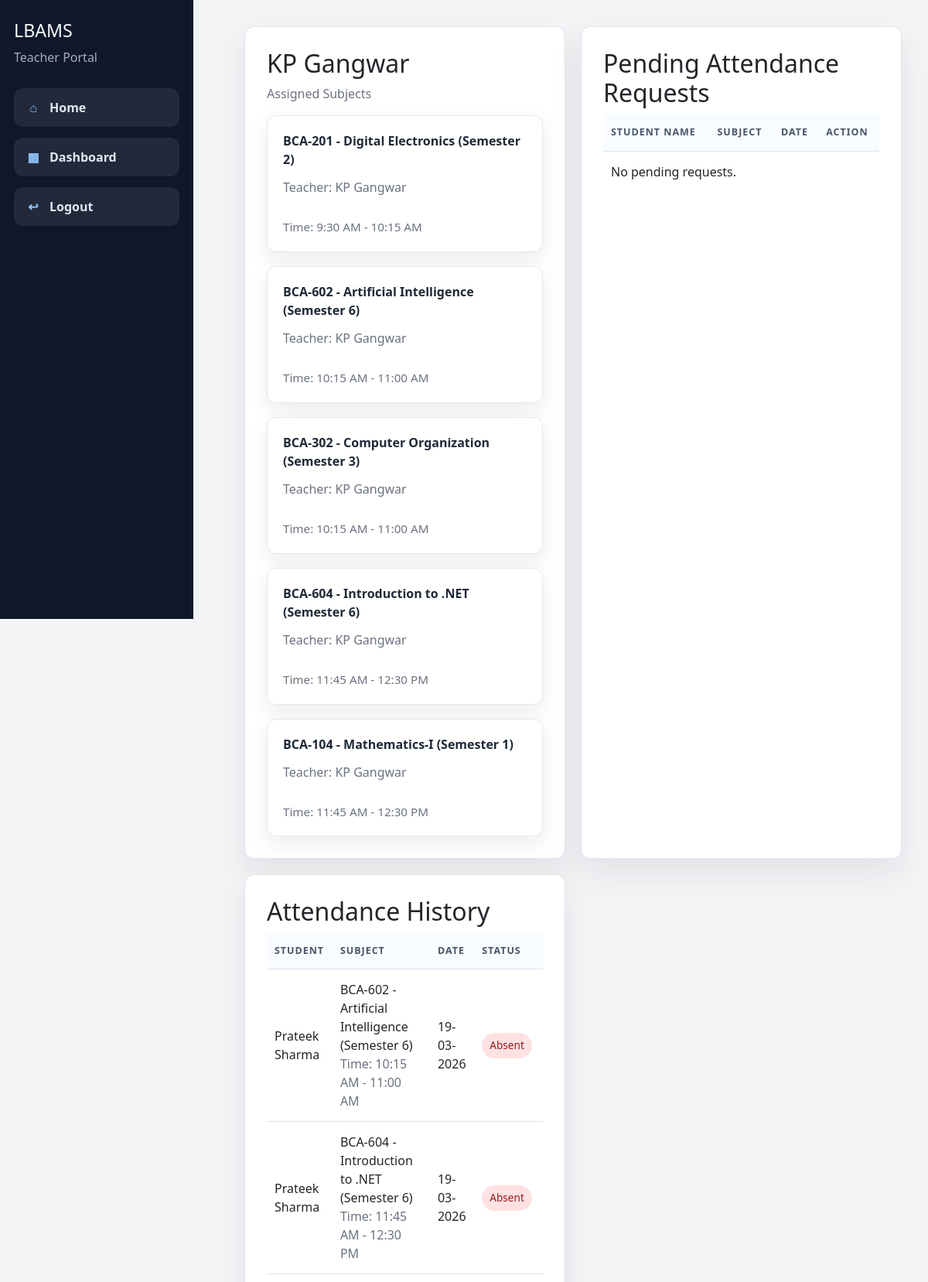
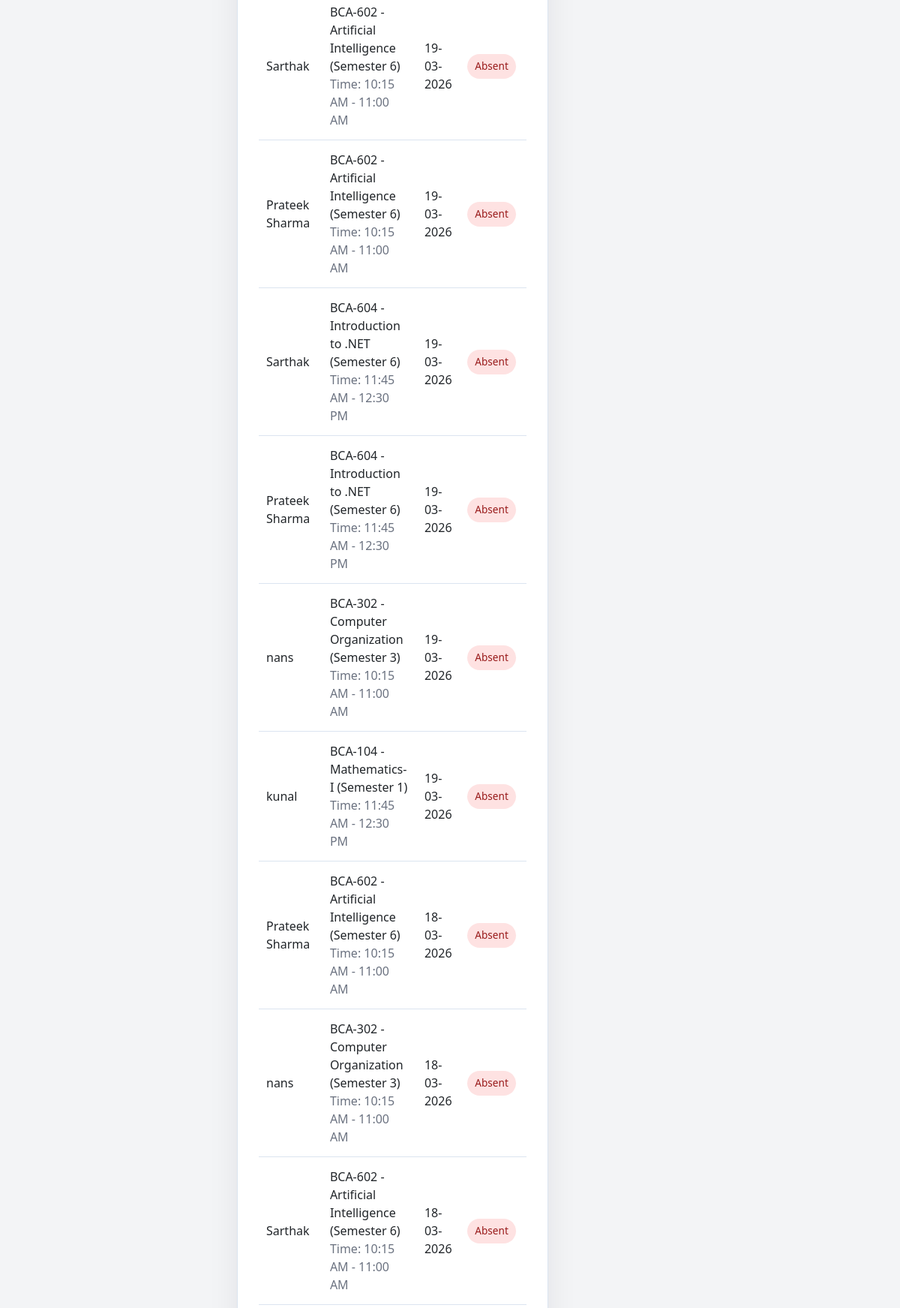
Screenshot of /teacher/dashboard (signed in, upper part) with the database file from the repository (2 pictures, top to bottom).
### models.py (models this page shows, shortened)
class User(UserMixin, db.Model):
    __tablename__ = "users"
    id = db.Column(db.Integer, primary_key=True)
    username = db.Column(db.String(80), unique=True, nullable=False)
    password_hash = db.Column(db.String(255), nullable=False)
    role = db.Column(db.String(20), nullable=False)
    student = db.relationship("Student", back_populates="user", uselist=False)
    teacher = db.relationship("Teacher", back_populates="user", uselist=False)
    admin = db.relationship("Admin", back_populates="user", uselist=False)

class Teacher(db.Model):
    __tablename__ = "teachers"
    id = db.Column(db.Integer, primary_key=True)
    user_id = db.Column(db.Integer, db.ForeignKey("users.id"), unique=True, nullable=False)
    full_name = db.Column(db.String(120), nullable=False)
    employee_code = db.Column(db.String(30), unique=True, nullable=False)
    is_active = db.Column(db.Boolean, default=True, nullable=False)
    user = db.relationship("User", back_populates="teacher")
    subject_assignments = db.relationship(
        "Subject",
        secondary=teacher_subjects,
        back_populates="teachers",
    )

class Subject(db.Model):
    __tablename__ = "subjects"
    id = db.Column(db.Integer, primary_key=True)
    name = db.Column(db.String(120), unique=True, nullable=False)
    code = db.Column(db.String(20), unique=True, nullable=False)
    semester = db.Column(db.Integer, nullable=False)
    subject_type = db.Column("type", db.String(20), nullable=False, default="theory")
    teacher_id = db.Column(db.Integer, db.ForeignKey("teachers.id"), nullable=True)
    start_time = db.Column(db.Time, nullable=True)
    end_time = db.Column(db.Time, nullable=True)
    teachers = db.relationship(
        "Teacher",
        secondary=teacher_subjects,
        back_populates="subject_assignments",
    )
    lectures = db.relationship("Lecture", back_populates="subject", cascade="all, delete-orphan")
    attendances = db.relationship("Attendance", back_populates="subject")
    attendance_summaries = db.relationship("AttendanceSummary", back_populates="subject")
    @property
    def lecture_time_label(self):
        if self.subject_type == "lab":
            return "Lab subject"
        if self.subject_type == "project":
            return "Project"
        if not self.start_time or not self.end_time:
            return "Time not set"
        start = self.start_time.strftime("%I:%M %p").lstrip("0")
        end = self.end_time.strftime("%I:%M %p").lstrip("0")
        return f"{start} - {end}"
    @property
    def display_label(self):
        return f"{self.code} - {self.name} (Semester {self.semester})"

class Attendance(db.Model):
    __tablename__ = "attendance"
    __table_args__ = (
        UniqueConstraint("student_id", "lecture_id", "attendance_date", name="uq_attendance_once"),
    )
    id = db.Column(db.Integer, primary_key=True)
    student_id = db.Column(db.Integer, db.ForeignKey("students.id"), nullable=False)
    subject_id = db.Column(db.Integer, db.ForeignKey("subjects.id"), nullable=False)
    lecture_id = db.Column(db.Integer, db.ForeignKey("lectures.id"), nullable=False)
    attendance_date = db.Column(db.Date, default=date.today, nullable=False)
    status = db.Column(db.String(20), default="pending", nullable=False) # status can be pending, present, absent
    latitude = db.Column(db.Float, nullable=False)
    longitude = db.Column(db.Float, nullable=False)
    distance_meters = db.Column(db.Float, nullable=False)
    created_at = db.Column(db.DateTime, default=datetime.utcnow, nullable=False)
    student = db.relationship("Student", back_populates="attendances")
    subject = db.relationship("Subject", back_populates="attendances")
    lecture = db.relationship("Lecture", back_populates="attendances")

class Student(db.Model):
    __tablename__ = "students"
    id = db.Column(db.Integer, primary_key=True)
    user_id = db.Column(db.Integer, db.ForeignKey("users.id"), unique=True, nullable=False)
    student_code = db.Column(db.String(30), unique=True, nullable=False)
    roll_number = db.Column(db.String(30), unique=True, nullable=False)
    full_name = db.Column(db.String(120), nullable=False)
    email = db.Column(db.String(120), unique=True, nullable=False)
    semester = db.Column(db.Integer, nullable=False)
    is_approved = db.Column(db.Boolean, default=False, nullable=False)
    is_rejected = db.Column(db.Boolean, default=False, nullable=False)
    created_at = db.Column(db.DateTime, default=datetime.utcnow, nullable=False)
    user = db.relationship("User", back_populates="student")
    attendances = db.relationship("Attendance", back_populates="student", passive_deletes=True)
    attendance_summaries = db.relationship(
        "AttendanceSummary",
        back_populates="student",
        passive_deletes=True,
    )

### routes/teacher_routes.py (the view)
@teacher_bp.route("/dashboard")
@login_required
def dashboard():
    if not teacher_required():
        return redirect(url_for("auth.login"))
    reconcile_lecture_attendance()
    teacher = Teacher.query.filter_by(user_id=current_user.id).first_or_404()
    subjects = (
        Subject.query.join(teacher_subjects, Subject.id == teacher_subjects.c.subject_id)
        .filter(teacher_subjects.c.teacher_id == teacher.id)
        .order_by(
            case((Subject.start_time.is_(None), 1), else_=0),
            Subject.start_time.asc(),
            Subject.name.asc(),
        )
        .all()
    )
    pending_requests = (
        Attendance.query.join(Subject)
        .join(teacher_subjects, Subject.id == teacher_subjects.c.subject_id)
        .filter(teacher_subjects.c.teacher_id == teacher.id, Attendance.status == "pending")
        .order_by(Attendance.attendance_date.desc(), Attendance.created_at.desc())
        .all()
    )
    notifications = [
        f"{record.student.full_name} marked attendance for {record.subject.name}"
        for record in pending_requests
    ]
    history = (
        Attendance.query.join(Subject)
        .join(teacher_subjects, Subject.id == teacher_subjects.c.subject_id)
        .filter(teacher_subjects.c.teacher_id == teacher.id)
        .order_by(Attendance.attendance_date.desc(), Attendance.created_at.desc())
        .limit(20)
        .all()
    )
    return render_template(
        "teacher/dashboard.html",
        teacher=teacher,
        subjects=subjects,
        pending_requests=pending_requests,
        notifications=notifications,
        history=history,
    )

### templates/teacher/dashboard.html (shortened to what this page needs)
{% extends "base.html" %}
{% block content %}
<section class="dashboard-grid">
    <div class="card">
        <h2>{{ teacher.full_name }}</h2>
        <p class="muted">Assigned Subjects</p>
        <div class="subject-card-grid">
            {% for subject in subjects %}
            <a class="subject-card" href="{{ url_for('teacher.subject_detail', subject_id=subject.id) }}">
                <p class="subject-heading">{{ subject.display_label }}</p>
                <p class="muted">Teacher: {{ teacher.full_name }}</p>
                <p class="subject-time">Time: {{ subject.lecture_time_label }}</p>
            </a>
            {% else %}
            <p>No subjects assigned.</p>
            {% endfor %}
        </div>
    </div>
    <div class="card">
        <h2>Pending Attendance Requests</h2>
        <div class="table-wrap">
            <table>
                <thead>
                    <tr>
                        <th>Student Name</th>
                        <th>Subject</th>
                        <th>Date</th>
                        <th>Action</th>
                    </tr>
                </thead>
                <tbody>
                    {% for record in pending_requests %}
                    <tr>
                        <td>{{ record.student.full_name }}</td>
                        <td>{{ record.subject.display_label }}<br><span class="muted">Time: {{ record.subject.lecture_time_label }}</span></td>
                        <td>{{ record.attendance_date|format_date }}</td>
                        <td class="action-row">
                            <form method="POST" action="{{ url_for('teacher.update_attendance', attendance_id=record.id) }}">
                                <input type="hidden" name="status" value="present">
                                <button class="btn btn-success" type="submit">Accept</button>
                            </form>
                            <form method="POST" action="{{ url_for('teacher.update_attendance', attendance_id=record.id) }}">
                                <input type="hidden" name="status" value="absent">
                                <button class="btn btn-danger" type="submit">Reject</button>
                            </form>
                        </td>
                    </tr>
                    {% else %}
                    <tr><td colspan="4">No pending requests.</td></tr>
                    {% endfor %}
                </tbody>
            </table>
        </div>
    </div>
    <div class="card">
        <h2>Attendance History</h2>
        <div class="table-wrap">
            <table>
                <thead>
                    <tr>
                        <th>Student</th>
                        <th>Subject</th>
                        <th>Date</th>
                        <th>Status</th>
                    </tr>
                </thead>
                <tbody>
                    {% for record in history %}
                    <tr>
                        <td>{{ record.student.full_name }}</td>
                        <td>{{ record.subject.display_label }}<br><span class="muted">Time: {{ record.subject.lecture_time_label }}</span></td>
                        <td>{{ record.attendance_date|format_date }}</td>
                        <td><span class="status {{ record.status }}">{{ record.status }}</span></td>
                    </tr>
                    {% else %}
                    <tr><td colspan="4">No attendance history.</td></tr>
                    {% endfor %}
                </tbody>
            </table>
        </div>
    </div>
</section>
{% endblock %}

### templates/base.html (shortened to what this page needs)
<!DOCTYPE html>
<html lang="en">
<head>
    <link
        href="https://cdn.jsdelivr.net/npm/bootstrap@5.3.3/dist/css/bootstrap.min.css"
        rel="stylesheet"
    >
    <link rel="stylesheet" href="{{ url_for('static', filename='css/style.css') }}">
</head>
<body>
    <div class="page-shell">
        {% if current_user.is_authenticated %}
        <aside class="sidebar">
            <div class="sidebar-brand">
                <h2>LBAMS</h2>
                <p class="muted">{{ current_user.role|title }} Portal</p>
            </div>
            <nav class="nav-links">
                <a href="{{ url_for('main.home') }}"><span class="nav-icon">&#8962;</span><span>Home</span></a>
                {% if current_user.role == 'admin' %}
                <a href="{{ url_for('admin.dashboard') }}"><span class="nav-icon">&#9638;</span><span>Dashboard</span></a>
                <a href="{{ url_for('admin.manage_teacher_subjects') }}"><span class="nav-icon">&#8942;</span><span>Manage Teacher Subjects</span></a>
                {% elif current_user.role == 'teacher' %}
                <a href="{{ url_for('teacher.dashboard') }}"><span class="nav-icon">&#9638;</span><span>Dashboard</span></a>
                {% elif current_user.role == 'student' %}
                <a href="{{ url_for('student.dashboard') }}"><span class="nav-icon">&#9638;</span><span>Dashboard</span></a>
                {% endif %}
                <a href="{{ url_for('auth.logout') }}"><span class="nav-icon">&#8617;</span><span>Logout</span></a>
            </nav>
        </aside>
        {% endif %}
        <main class="content {% if not current_user.is_authenticated %}content-full{% endif %}">
            {% block content %}{% endblock %}
        </main>
    </div>
</body>
</html>

### rows the page displays
User: role "Teacher"
Teacher: full_name "KP Gangwar"
Subject: display_label "BCA-201 - Digital Electronics (Semester 2)", lecture_time_label "9:30 AM - 10:15 AM"
Subject: display_label "BCA-602 - Artificial Intelligence (Semester 6)", lecture_time_label "10:15 AM - 11:00 AM"
Subject: display_label "BCA-302 - Computer Organization (Semester 3)", lecture_time_label "10:15 AM - 11:00 AM"
Subject: display_label "BCA-604 - Introduction to .NET (Semester 6)", lecture_time_label "11:45 AM - 12:30 PM"
Subject: display_label "BCA-104 - Mathematics-I (Semester 1)", lecture_time_label "11:45 AM - 12:30 PM"
Attendance: student.full_name "Prateek Sharma", subject.display_label "BCA-602 - Artificial Intelligence (Semester 6)", subject.lecture_time_label "10:15 AM - 11:00 AM", attendance_date "19-03-2026", status "Absent"
Attendance: student.full_name "Prateek Sharma", subject.display_label "BCA-604 - Introduction to .NET (Semester 6)", subject.lecture_time_label "11:45 AM - 12:30 PM", attendance_date "19-03-2026", status "Absent"
Attendance: student.full_name "Sarthak", subject.display_label "BCA-602 - Artificial Intelligence (Semester 6)", subject.lecture_time_label "10:15 AM - 11:00 AM", attendance_date "19-03-2026", status "Absent"
Attendance: student.full_name "Prateek Sharma", subject.display_label "BCA-602 - Artificial Intelligence (Semester 6)", subject.lecture_time_label "10:15 AM - 11:00 AM", attendance_date "19-03-2026", status "Absent"
Attendance: student.full_name "Sarthak", subject.display_label "BCA-604 - Introduction to .NET (Semester 6)", subject.lecture_time_label "11:45 AM - 12:30 PM", attendance_date "19-03-2026", status "Absent"
Attendance: student.full_name "Prateek Sharma", subject.display_label "BCA-604 - Introduction to .NET (Semester 6)", subject.lecture_time_label "11:45 AM - 12:30 PM", attendance_date "19-03-2026", status "Absent"
Attendance: student.full_name "nans", subject.display_label "BCA-302 - Computer Organization (Semester 3)", subject.lecture_time_label "10:15 AM - 11:00 AM", attendance_date "19-03-2026", status "Absent"
Attendance: student.full_name "kunal", subject.display_label "BCA-104 - Mathematics-I (Semester 1)", subject.lecture_time_label "11:45 AM - 12:30 PM", attendance_date "19-03-2026", status "Absent"
Attendance: student.full_name "Prateek Sharma", subject.display_label "BCA-602 - Artificial Intelligence (Semester 6)", subject.lecture_time_label "10:15 AM - 11:00 AM", attendance_date "18-03-2026", status "Absent"
Attendance: student.full_name "nans", subject.display_label "BCA-302 - Computer Organization (Semester 3)", subject.lecture_time_label "10:15 AM - 11:00 AM", attendance_date "18-03-2026", status "Absent"
Attendance: student.full_name "Sarthak", subject.display_label "BCA-602 - Artificial Intelligence (Semester 6)", subject.lecture_time_label "10:15 AM - 11:00 AM", attendance_date "18-03-2026", status "Absent"
